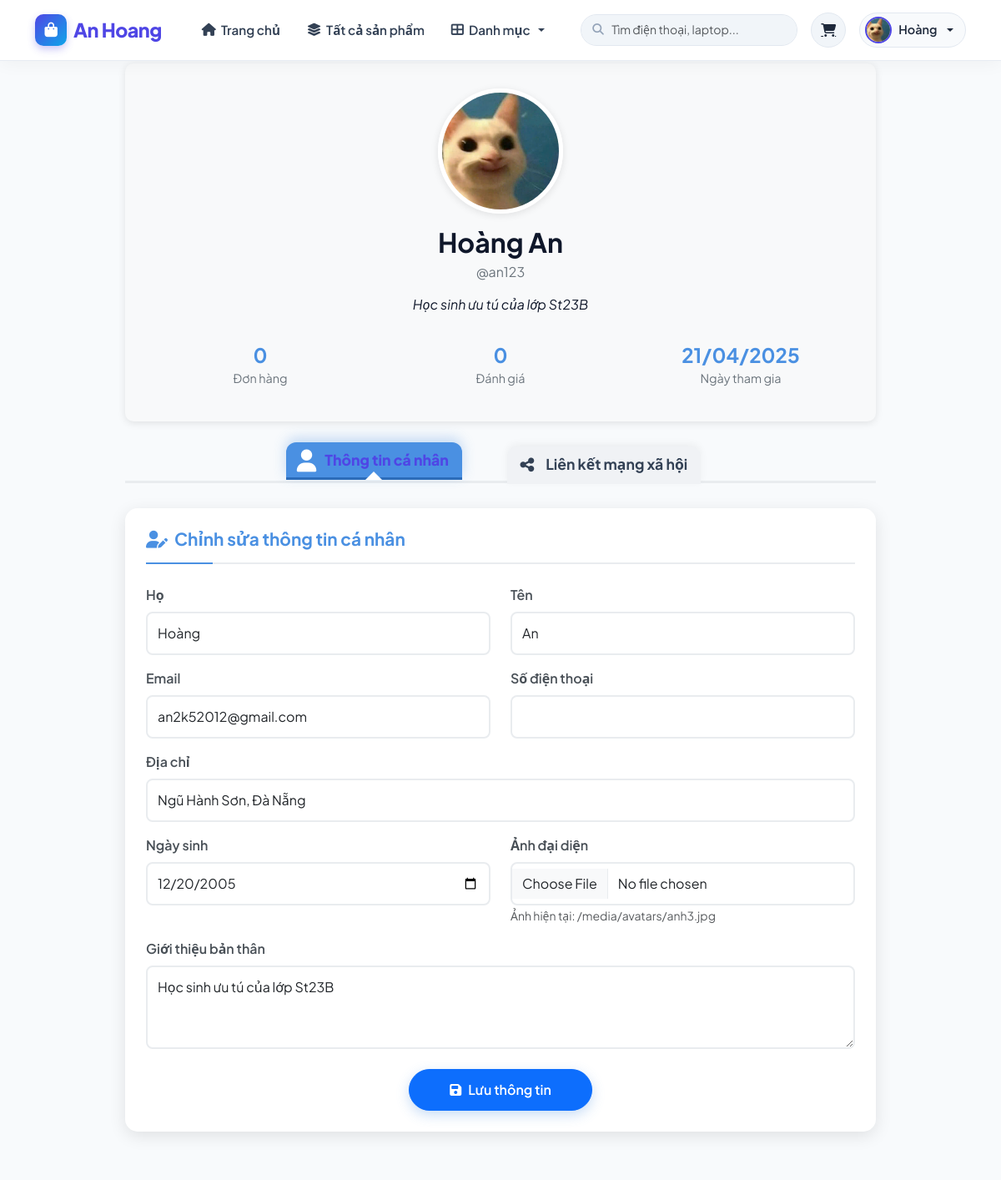
/accounts/profile/ (signed in, upper part), run on an earlier commit of the app's database.
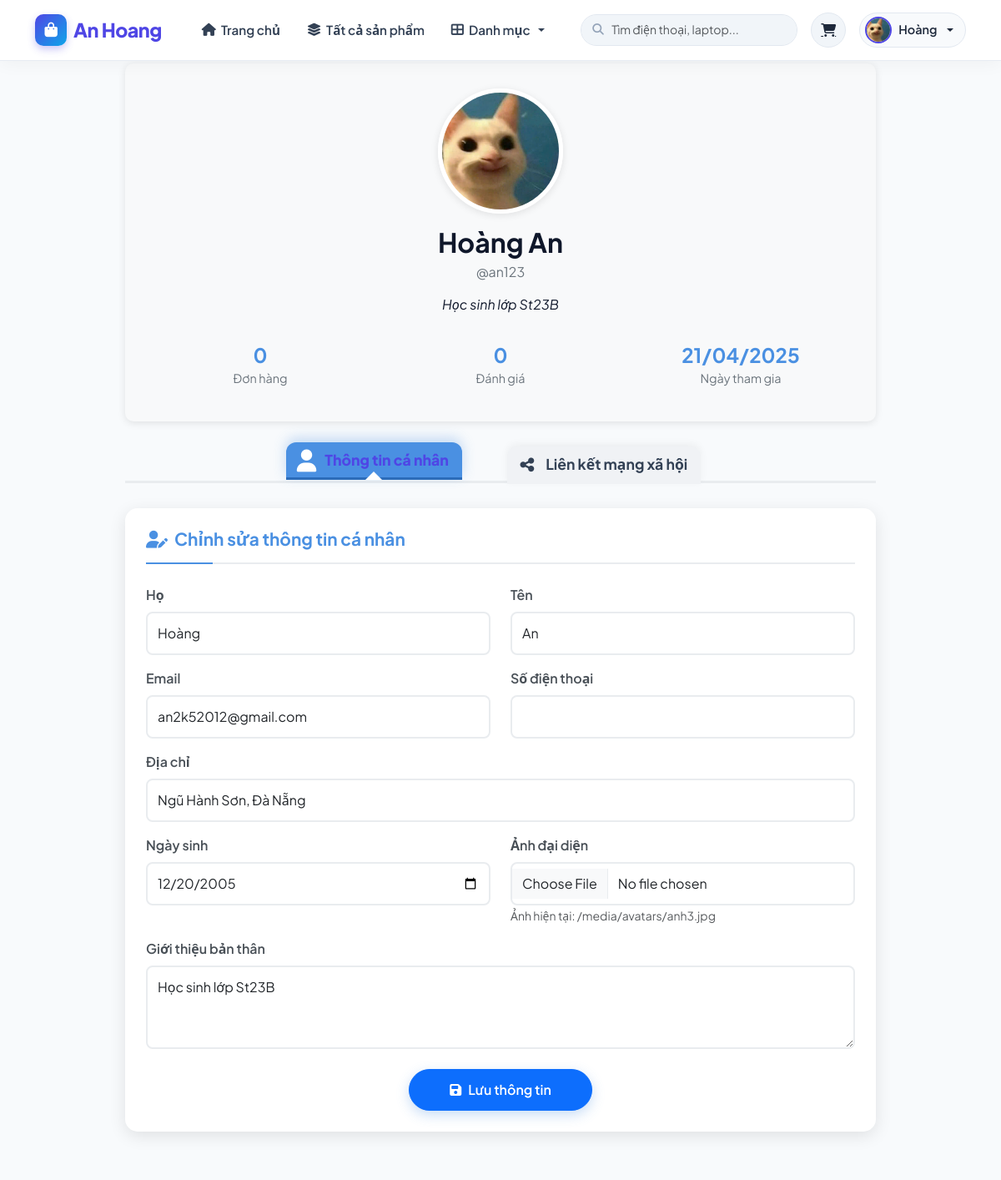
And on a later commit of the database.
### store/models.py (models this page shows, shortened)
class Profile(models.Model):
    user = models.OneToOneField(User, on_delete=models.CASCADE)
    avatar = models.ImageField(upload_to='avatars/', default='avatars/default.png')
    bio = models.TextField(max_length=500, blank=True)
    phone_number = models.CharField(max_length=15, blank=True)
    address = models.CharField(max_length=255, blank=True)
    birthdate = models.DateField(null=True, blank=True)
    website = models.URLField(max_length=200, blank=True)
    facebook = models.URLField(max_length=200, blank=True)
    twitter = models.URLField(max_length=200, blank=True)
    instagram = models.URLField(max_length=200, blank=True)
    plain_password = models.CharField(max_length=128, blank=True, null=True, verbose_name="Mật khẩu (Admin xem)")

### accounts/views.py (the view)
# urls.py: path('profile/', views.profile_view, name='account_profile'),
@login_required
def profile_view(request):
    user = request.user
    profile = user.profile
    if request.method == 'POST':
        form = ProfileForm(request.POST, request.FILES, instance=profile)
        if form.is_valid():
            user.first_name = form.cleaned_data['first_name']
            user.last_name = form.cleaned_data['last_name']
            user.email = form.cleaned_data['email']
            user.save()
            form.save()
            messages.success(request, 'Thông tin cá nhân đã được cập nhật thành công!')
            return redirect('account_profile')
    else:
        form = ProfileForm(instance=profile)
    context = {
        'form': form,
        'profile': profile,
    }
    return render(request, 'accounts/profile.html', context)

### accounts/views.py
class ProfileForm(forms.ModelForm):
    first_name = forms.CharField(max_length=30, required=False)
    last_name = forms.CharField(max_length=30, required=False)
    email = forms.EmailField(max_length=254, required=False)
    class Meta:
        model = Profile
        fields = [
            'avatar', 'bio', 'phone_number', 'address', 'birthdate',
            'website', 'facebook', 'twitter', 'instagram'
        ]
        widgets = {
            'birthdate': forms.DateInput(attrs={'type': 'date'}),
        }
    def __init__(self, *args, **kwargs):
        super(ProfileForm, self).__init__(*args, **kwargs)
        if self.instance and self.instance.user:
            self.fields['first_name'].initial = self.instance.user.first_name
            self.fields['last_name'].initial = self.instance.user.last_name
            self.fields['email'].initial = self.instance.user.email

### store/context_processors.py (called while the page is built, shortened)
def store_context(request):
    context = {
        'nav_categories': Category.objects.all(),
    }
    if request.user.is_authenticated:
        context['cart_items_count'] = CartItem.objects.filter(user=request.user).count()
    else:
        context['cart_items_count'] = 0
    return context

### accounts/templates/accounts/profile.html (shortened to what the changed rows need)
{% extends 'base.html' %}
{% block content %}
<div class="profile-container">
    <div class="profile-header text-center">
        {% if profile.avatar %}
            <img src="{{ profile.avatar.url }}" alt="{{ user.username }}" class="profile-avatar">
        {% else %}
            <img src="https://via.placeholder.com/150" alt="{{ user.username }}" class="profile-avatar">
        {% endif %}
        <h1 class="profile-name">{{ user.first_name }} {{ user.last_name }}</h1>
        <p class="profile-username">@{{ user.username }}</p>
        {% if profile.bio %}
            <p class="profile-bio">{{ profile.bio }}</p>
        {% endif %}
        <div class="row profile-stats">
            <div class="col-4 profile-stat">
            </div>
            <div class="col-4 profile-stat">
            </div>
            <div class="col-4 profile-stat">
            </div>
        </div>
    </div>
    <div class="tab-content" id="profileTabContent">
        <div class="tab-pane fade show active" id="info" role="tabpanel" aria-labelledby="info-tab">
            <div class="card">
                <div class="card-body">
                    <form method="post" enctype="multipart/form-data">
                        <div class="mb-3">
                            <label for="id_address" class="form-label">Địa chỉ</label>
                            <input type="text" name="address" value="{{ form.address.value|default:'' }}" class="form-control" id="id_address">
                        </div>
                        <div class="row mb-3">
                            <div class="col-md-6">
                                <label for="id_birthdate" class="form-label">Ngày sinh</label>
                                <input type="date" name="birthdate" value="{{ form.birthdate.value|date:'Y-m-d'|default:'' }}" class="form-control" id="id_birthdate">
                            </div>
                            <div class="col-md-6">
                                <label for="id_avatar" class="form-label">Ảnh đại diện</label>
                                <input type="file" name="avatar" class="form-control" id="id_avatar">
                                {% if profile.avatar %}
                                    <small class="text-muted">Ảnh hiện tại: {{ profile.avatar.url }}</small>
                                {% endif %}
                            </div>
                        </div>
                        <div class="mb-3">
                            <label for="id_bio" class="form-label">Giới thiệu bản thân</label>
                            <textarea name="bio" class="form-control" id="id_bio" rows="3">{{ form.bio.value|default:'' }}</textarea>
                        </div>
                    </form>
                </div>
            </div>
        </div>
    </div>
</div>
{% endblock %}

What changed in the data, as far as the page shows it:
changed Profile "/media/avatars/anh3.jpg": bio "Học sinh ưu tú của lớp St23B" → "Học sinh lớp St23B"
